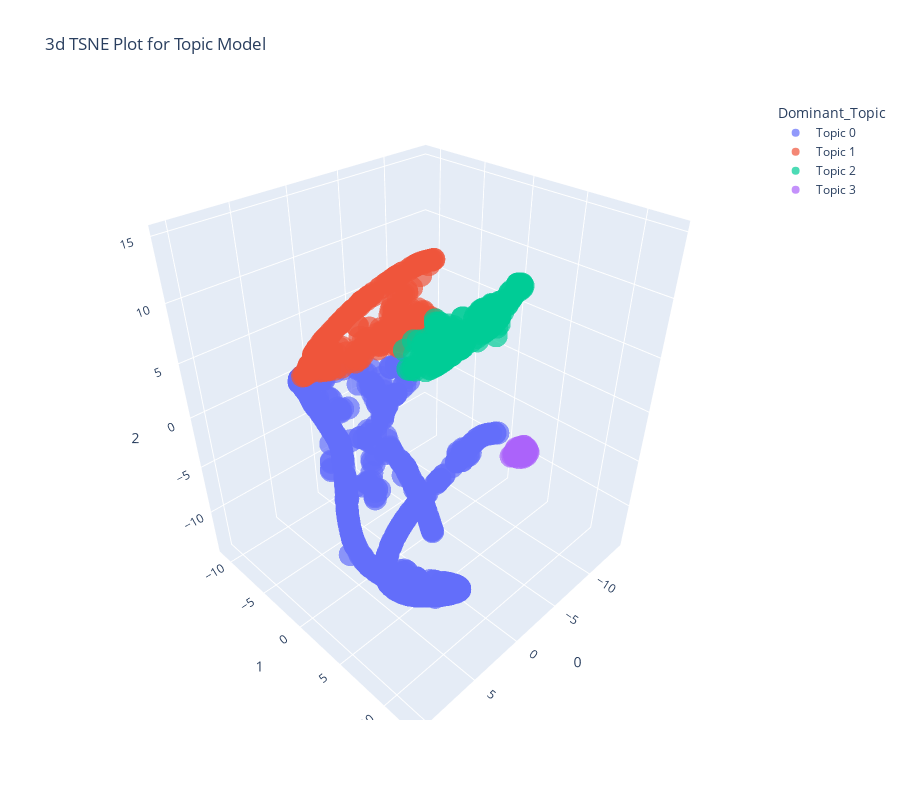

This figure's notebook cell:
### Markdown cell above
***[t-distributed stochastic neighbor embedding (t-SNE)](https://en.wikipedia.org/wiki/T-distributed_stochastic_neighbor_embedding)***:método estadístico para visualizar datos de alta dimensión dando a cada punto de datos una ubicación en un mapa bidimensional o tridimensional (Wikipedia)

### Code cell
plot_model(lda, plot = 'tsne')

### Figure 1 — Plotly figure (JSON) as saved in the notebook; plotly's stock layout.template omitted (floating-point values rounded to 4 significant figures; data arrays with more than 128 entries replaced by an {"elided": "..."} marker saying what was removed)
{"data": [{"hovertemplate": "Dominant_Topic=Topic 0<br>0=%{x}<br>1=%{y}<br>2=%{z}<extra></extra>", "legendgroup": "Topic 0", "marker": {"color": "#636efa", "opacity": 0.7, "symbol": "circle"}, "mode": "markers", "name": "Topic 0", "scene": "scene", "showlegend": true, "type": "scatter3d", "x": {"elided": "588 float values"}, "y": {"elided": "588 float values"}, "z": {"elided": "588 float values"}}, {"hovertemplate": "Dominant_Topic=Topic 1<br>0=%{x}<br>1=%{y}<br>2=%{z}<extra></extra>", "legendgroup": "Topic 1", "marker": {"color": "#EF553B", "opacity": 0.7, "symbol": "circle"}, "mode": "markers", "name": "Topic 1", "scene": "scene", "showlegend": true, "type": "scatter3d", "x": {"elided": "229 float values"}, "y": {"elided": "229 float values"}, "z": {"elided": "229 float values"}}, {"hovertemplate": "Dominant_Topic=Topic 2<br>0=%{x}<br>1=%{y}<br>2=%{z}<extra></extra>", "legendgroup": "Topic 2", "marker": {"color": "#00cc96", "opacity": 0.7, "symbol": "circle"}, "mode": "markers", "name": "Topic 2", "scene": "scene", "showlegend": true, "type": "scatter3d", "x": {"elided": "154 float values"}, "y": {"elided": "154 float values"}, "z": {"elided": "154 float values"}}, {"hovertemplate": "Dominant_Topic=Topic 3<br>0=%{x}<br>1=%{y}<br>2=%{z}<extra></extra>", "legendgroup": "Topic 3", "marker": {"color": "#ab63fa", "opacity": 0.7, "symbol": "circle"}, "mode": "markers", "name": "Topic 3", "scene": "scene", "showlegend": true, "type": "scatter3d", "x": [-12.25, -11.87, -11.47, -12.04, -11.78, -11.84, -12.47, -11.3, -11.2, -11.53, -11.47, -12.49, -11.82, -11.54, -12.37, -12.05, -12.3, -12.08, -12.27, -11.33, -11.56, -11.73, -12.18, -12.19, -12.21, -11.54, -11.83, -11.81, -12.39], "y": [3.705, 3.32, 3.612, 2.915, 3.763, 3.1, 3.547, 3.148, 2.857, 3.051, 3.327, 3.345, 3.9, 3.09, 3.83, 3.521, 3.097, 3.868, 3.413, 2.954, 2.894, 3.663, 3.003, 3.871, 3.366, 3.527, 3.73, 2.959, 3.337], "z": [-7.468, -7.327, -7.91, -7.963, -7.547, -8.339, -8.007, -8.066, -8.249, -7.66, -7.623, -7.794, -7.874, -8.338, -7.879, -8.326, -8.055, -8.062, -8.26, -8.19, -8.089, -7.492, -7.7, -7.598, -7.381, -8.23, -8.208, -7.61, -7.515]}], "layout": {"height": 800, "legend": {"title": {"text": "Dominant_Topic"}, "tracegroupgap": 0}, "scene": {"domain": {"x": [0, 1], "y": [0, 1]}, "xaxis": {"title": {"text": "0"}}, "yaxis": {"title": {"text": "1"}}, "zaxis": {"title": {"text": "2"}}}, "title": {"text": "3d TSNE Plot for Topic Model"}, "width": 900}}
